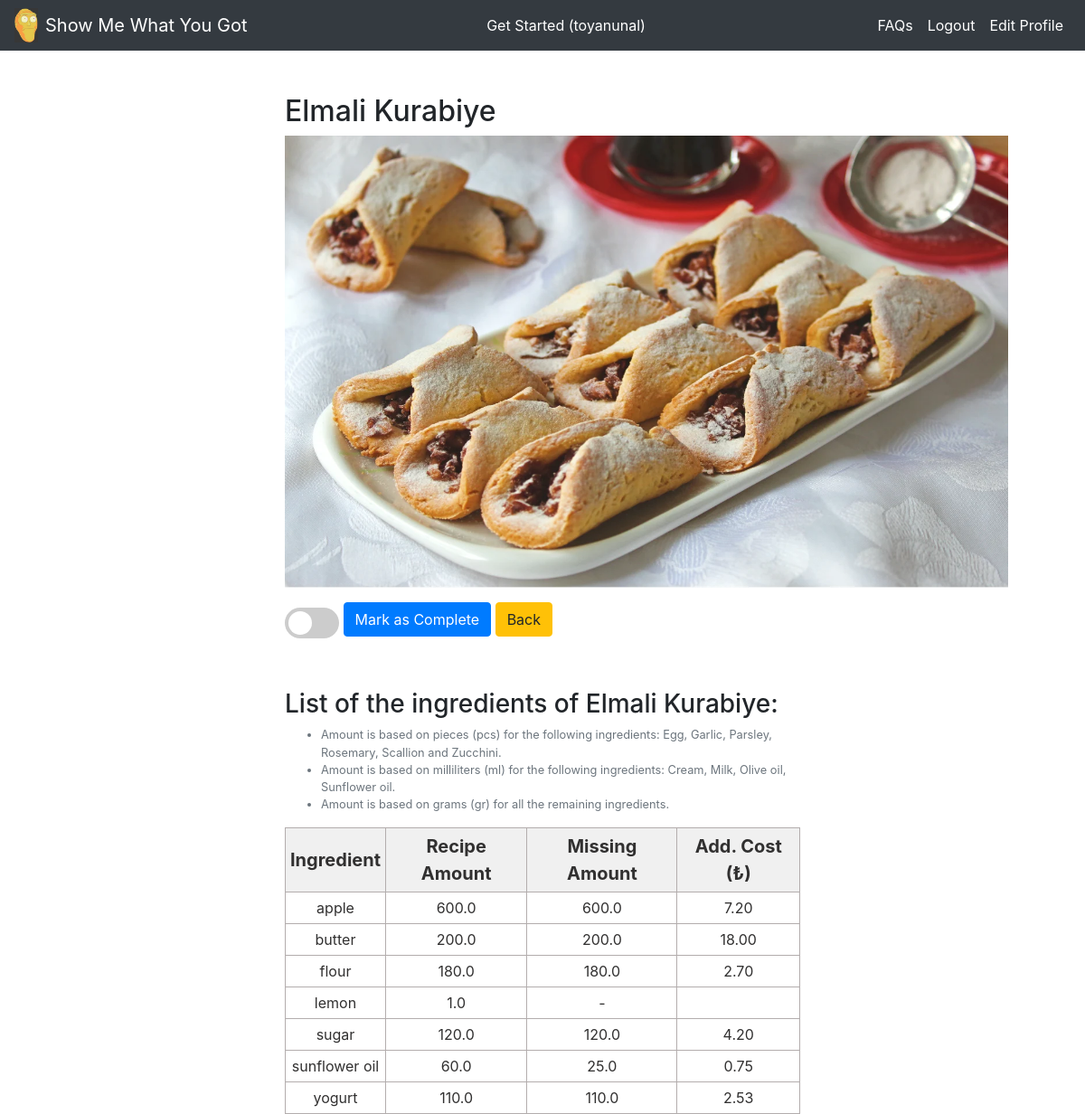
/recipe_list/Elmali-Kurabiye/ (signed in), run on an earlier commit of the app's database.
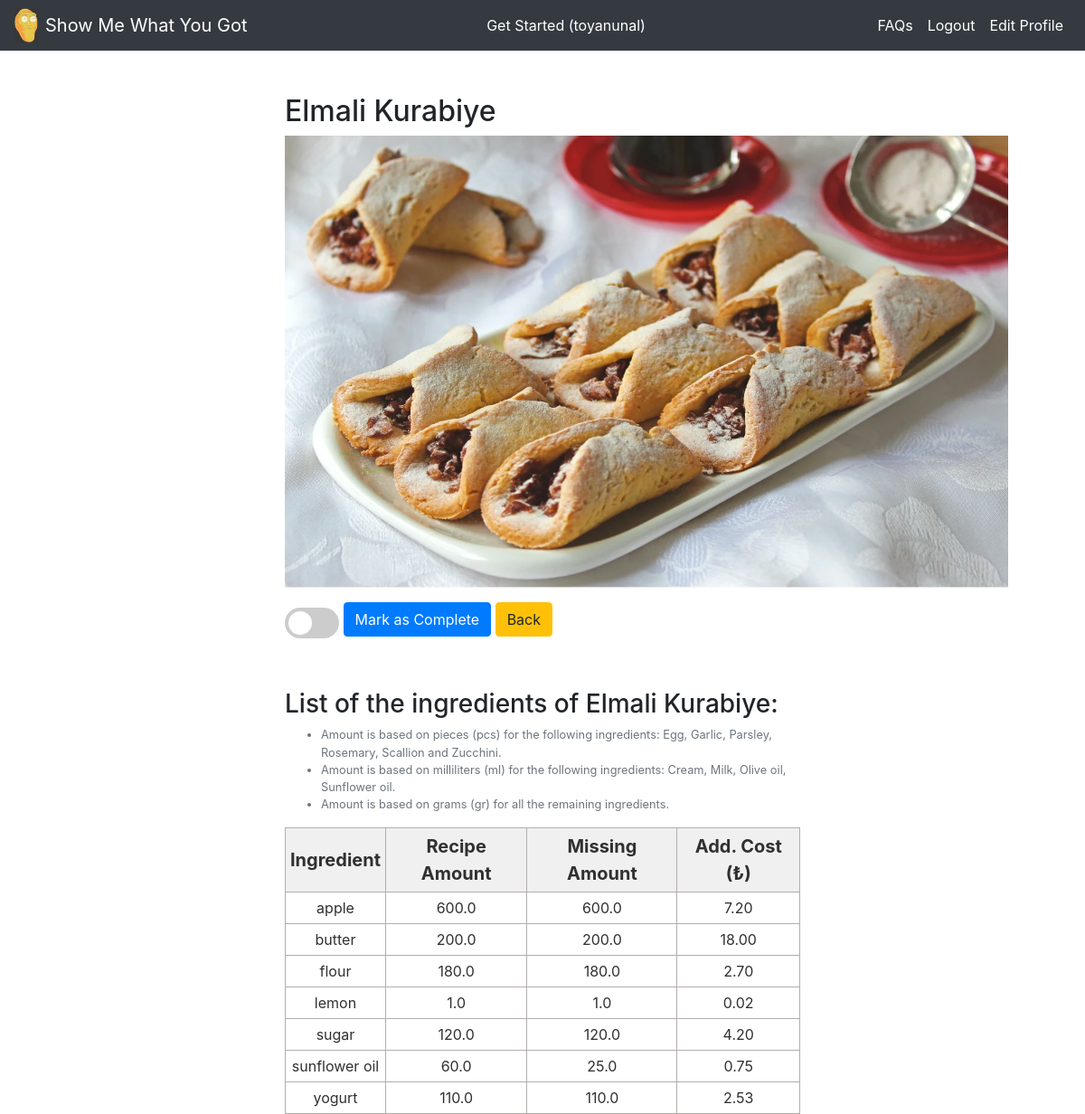
And on a later commit of the database.
### rrs_app/models.py (models this page shows, shortened)
class RecipeIngredient(models.Model):
    recipe = models.ForeignKey(Recipe, on_delete=models.CASCADE)
    ingredient = models.ForeignKey(Ingredient, on_delete=models.CASCADE)
    amount = models.FloatField(default=0, validators=[MinValueValidator(0), MaxValueValidator(1000000)])
    class Meta:
        unique_together = (('recipe', 'ingredient'))
        ordering = ('recipe','ingredient')

class UserIngredient(models.Model):
    user = models.ForeignKey(User, on_delete=models.CASCADE)
    ingredient = models.ForeignKey(Ingredient, on_delete=models.CASCADE)
    amount = models.FloatField(default=0)
    total_cost = models.FloatField(default=0, blank=True)
    class Meta:
        unique_together = (('user', 'ingredient'))
        ordering = ('user','ingredient')

class Ingredient(models.Model):
    title = models.CharField(max_length=128)
    unit_type = models.CharField(max_length=16)
    unit_cost = models.FloatField(default=0)
    photo = models.ImageField(null=True, upload_to='ingredient_photos/')
    class Meta:
        ordering = ('title',)
    def __str__(self):
        return self.title

### rrs_app/views.py (the view, shortened to what this page needs)
# urls.py: path('recipe_list/<str:slug>/',views.recipe_detail_view,name='recipe_detail'),
def recipe_detail_view(request, slug):
    if not request.user.is_authenticated:
        messages.warning(request, ('Redirecting to the home page!'))
        return redirect('home')
    rec = Recipe.objects.get(slug=slug)
    inf = UserInfo.objects.get(user=request.user)
    recipe_list = []
    ingredient_list = []
    for rec_item in RecipeIngredient.objects.filter(recipe=rec):
        ing = Ingredient.objects.get(title=rec_item.ingredient)
        recipe_list.append(rec_item)
        try:
            user_item = UserIngredient.objects.get(user=request.user, ingredient=rec_item.ingredient)
            amount_diff = rec_item.amount * inf.portion - user_item.amount
            if amount_diff > 0:
                user_item.amount = amount_diff
                if ing.unit_type != 'count':
                    user_item.total_cost = ing.unit_cost * user_item.amount / 1000
                else:
                    user_item.total_cost = ing.unit_cost * user_item.amount
            else:
                user_item.amount = "-"
                user_item.total_cost = "-"
            ingredient_list.append(user_item)
        except:
            rec_item.amount = rec_item.amount * inf.portion
            if ing.unit_type != 'count':
                rec_item.total_cost = ing.unit_cost * rec_item.amount / 1000
            else:
                rec_item.total_cost = ing.unit_cost * rec_item.amount
            ingredient_list.append(rec_item)
    ingredient_list = list(zip(recipe_list, ingredient_list))
    return render(request, 'rrs_app/recipe_detail.html', {'recipe_details':rec, 'ingredient_list':ingredient_list})

### rrs_app/templates/rrs_app/recipe_detail.html (shortened to what this page needs)
{% extends 'rrs_app/base.html' %}
{% block content %}
<br></br>
<div class = "col-md-6 offset-md-3">
  <h2> {{ recipe_details.title }} </h2>
  <p><a href="{{ recipe_details.description }}" target="_blank">
    <img src="{{ recipe_details.photo.url }}" alt="{{recipe_details.title}}" style="width: 800px; height: 500px;">
  </a></p>
  <form method="POST", action="{% url 'recipe_detail' recipe_details.slug %}">
    <label class="switch">
      <span class="slider round"></span>
    </label>
    <input type="submit" class="btn btn-primary" name="completed" value="Mark as Complete">
    <a class='btn btn-warning' href="{% url 'recipe_list' %}">Back</a>
  </form>
  <br></br>
  <h3> List of the ingredients of {{ recipe_details.title }}: </h3>
  <span class="form-text text-muted"><small></span>
    <ul class="form-text text-muted">
      <li>Amount is based on pieces (pcs) for the following ingredients: Egg, Garlic, Parsley, Rosemary, Scallion and Zucchini.</li>
      <li>Amount is based on milliliters (ml) for the following ingredients: Cream, Milk, Olive oil, Sunflower oil.</li>
      <li>Amount is based on grams (gr) for all the remaining ingredients.</li>
    </ul>
    <table class="demTable">
      <thead>
        <tr>
          <th>Ingredient</th>
          <th>Recipe Amount</th>
          <th>Missing Amount</th>
          <th>Add. Cost (₺)</th>
  			</tr>
  		</thead>
      <tbody>
        {% for ingredient_object in ingredient_list %}
  			<tr>
          <td>{{ingredient_object.0.ingredient}}</td>
          <td>{{ingredient_object.0.amount}}</td>
          <td>{{ingredient_object.1.amount}}</td>
          <td>{{ingredient_object.1.total_cost|floatformat:2}}</td>
        </tr>
        {% endfor %}
  </div>
{% endblock %}

What changed in the data, as far as the page shows it:
changed through a linked row, RecipeIngredient "lemon": amount "-" → "1.0"; total_cost (not shown) → "0.02"
